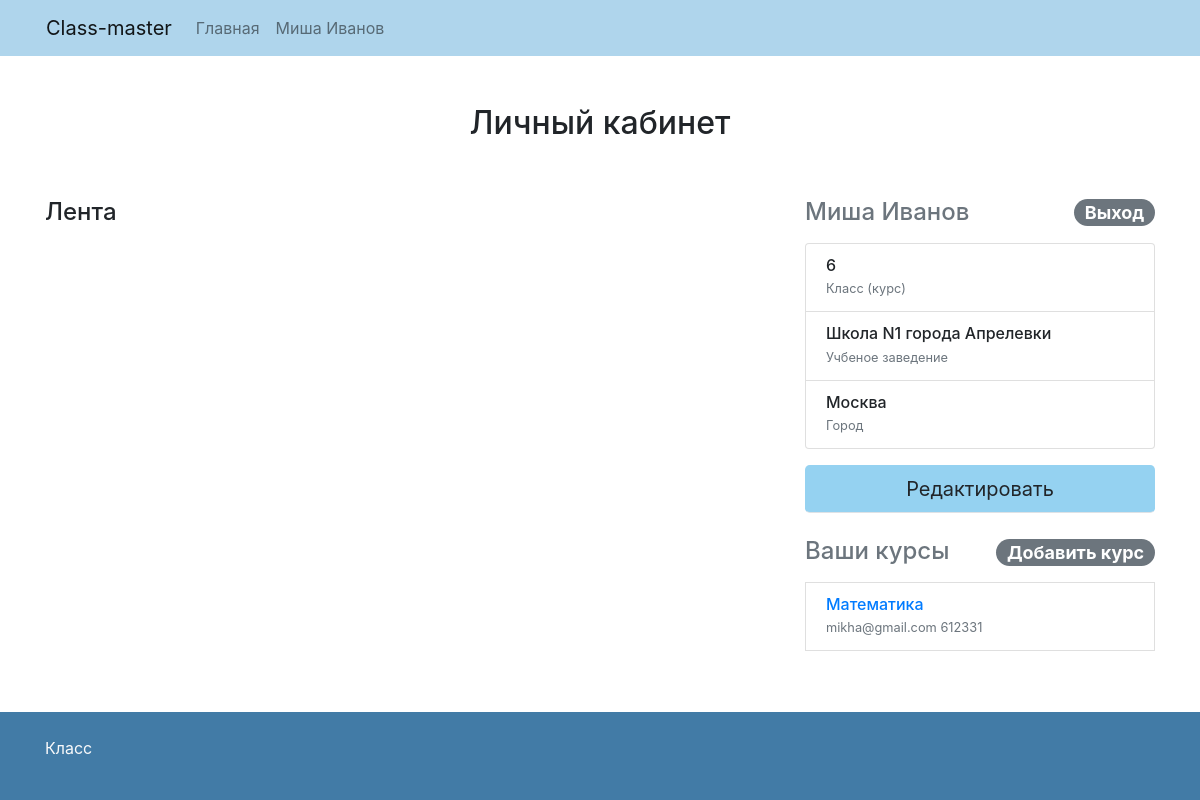
/im/ (signed in), run on the app's committed database.
### my_class/models.py (models this page shows, shortened)
class Profile(models.Model):
    user = models.OneToOneField(User, primary_key=True, on_delete=models.CASCADE)
    city = models.CharField(max_length=16)
    institution = models.CharField(max_length=64, blank=True)
    grade = models.CharField(max_length=2, blank=True)
    classes = models.ManyToManyField(Class, verbose_name='Классы',
         through='ProfileClass')

class Class(models.Model):
    name = models.CharField(max_length=32)
    teacher = models.ForeignKey(settings.AUTH_USER_MODEL, on_delete=models.CASCADE, null=True, blank=True)
    def pin(self):
        return (self.pk^612345)
    def get_absolute_url(self):
        return self.name+"-"+str(self.pk)

### my_class/views.py (the view)
# urls.py: path('im/',profile),
def profile(request):
	profile = Profile.objects.get(user = request.user)
	print(profile.classes)
	return render(request, 'profile.html', {
		'profile' : profile
		})

### my_class/templates/profile.html (shortened to what this page needs)
{% extends "base.html" %}
  {% block content %}
	<body>
	  <div class="container">
	<div class="py-5 text-center">
	  <h2>Личный кабинет</h2>
	</div>
	  <div class="row">
	    <div class="col-md-4 order-md-2 mb-5">
	    	<h4 class="d-flex justify-content-between align-items-center mb-3">
		       	<span class="text-muted">{{profile.user.first_name}} {{profile.user.last_name}}</span>
		       	<a class="badge badge-secondary badge-pill" href="logout">Выход</a>
		    </h4>
		    <ul class="list-group mb-3">
		    	<li class="list-group-item d-flex justify-content-between lh-condensed">
		          <div>
		            <h6 class="my-0">{{profile.grade}}</h6>
		            <small class="text-muted">Класс (курс)</small>
		          </div>
		        </li>
		        <li class="list-group-item d-flex justify-content-between lh-condensed">
		          <div>
		            <h6 class="my-0">{{profile.institution}}</h6>
		            <small class="text-muted">Учбеное заведение</small>
		          </div>
		        </li>
		        <li class="list-group-item d-flex justify-content-between lh-condensed">
		          <div>
		            <h6 class="my-0">{{profile.city}}</h6>
		            <small class="text-muted">Город</small>
		          </div>
		        </li>
		    </ul>
	    	<a class="btn btn-lg btn-block mb-4 border-bottom" href='/edit' type="submit"
	    	style="background-color: #95D2F1;">Редактировать</a>
		     <h4 class="d-flex justify-content-between align-items-center mb-3">
		       	<span class="text-muted">Ваши курсы</span>
		        <div class="dropdown">
				  <span class="badge badge-secondary badge-pill" type="button" id="dropdownMenuButton" data-toggle="dropdown" aria-haspopup="true" aria-expanded="false">
				    Добавить курс
				  </span>
				</div>
		    </h4>
		    <ul class="list-group mb-3">
		    	{% for class in profile.classes.all %}
		    	<a href="/classes/{{class.get_absolute_url}}/feed">
		    		<li class="list-group-item d-flex justify-content-between lh-condensed">
				        <div>
				            <h6 class="my-0">{{ class.name }}</h6>
				            <small class="text-muted">{{ class.teacher }} {{ class.pin }}</small>
				        </div>
		        	</li>
		    	</a>
		        {% endfor %}
		    </ul>
	    </div>
	    <div class="col-md-8 order-md-1">
	      <h4 class="mb-3">Лента</h4>
	    </div>
	  </div>
	</body>
	{% endblock %}

### my_class/templates/base.html (shortened to what this page needs)
{% load static %}
<!doctype html>
<html>
  <head>
  	<link href="{% static 'vendor/bootstrap/css/bootstrap.min.css' %}" rel="stylesheet">
  </head>
  <header>
    <div style="background-color: #AFD5EC;">
      <nav class="container navbar navbar-expand-lg navbar-light">
        <a class="navbar-brand" href="/">Class-master</a>
        <div class="collapse navbar-collapse" id="navbarNavAltMarkup">
          <div class="navbar-nav">
            <a class="nav-link" href="/">Главная</a>
            <a class="nav-link float-right" href="/im">{{request.user.first_name}} {{request.user.last_name}}</a>
          </div>
        </div>
      </nav>
    </div>
  </header>
  <body>
    {% block content %}
    {% endblock %}
  </body>
  <footer class="footer mt-auto py-4 fixed-bottom" style="background-color: #427BA6;">
    <div class="container">
      <p class="text-light">Класс</p>
    </div>
  </footer>
</html>

### data on the page
Profile: user.first_name "Миша", user.last_name "Иванов", grade "6", institution "Школа N1 города Апрелевки", city "Москва"
Class: name "Математика", teacher "mikha@gmail.com", pin "612331"

### other printed values
{{ request.user.first_name }} "Миша"
{{ request.user.last_name }} "Иванов"
